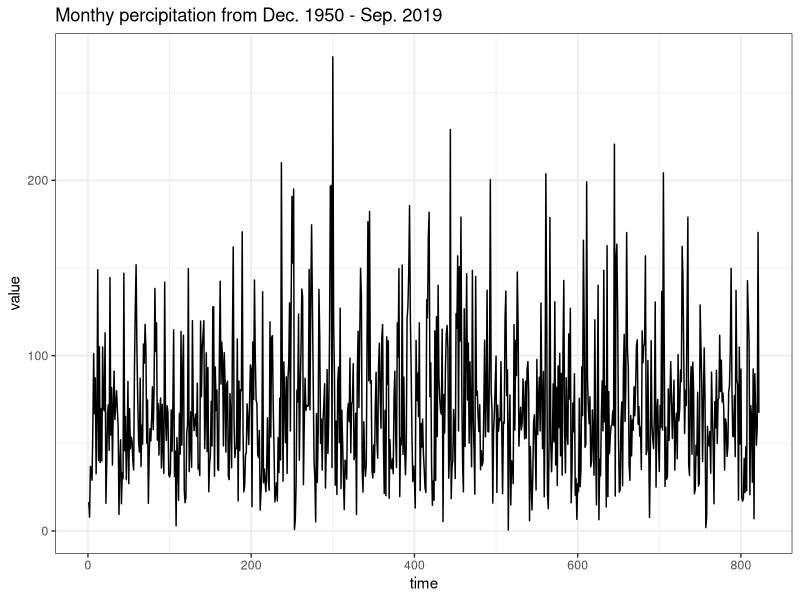
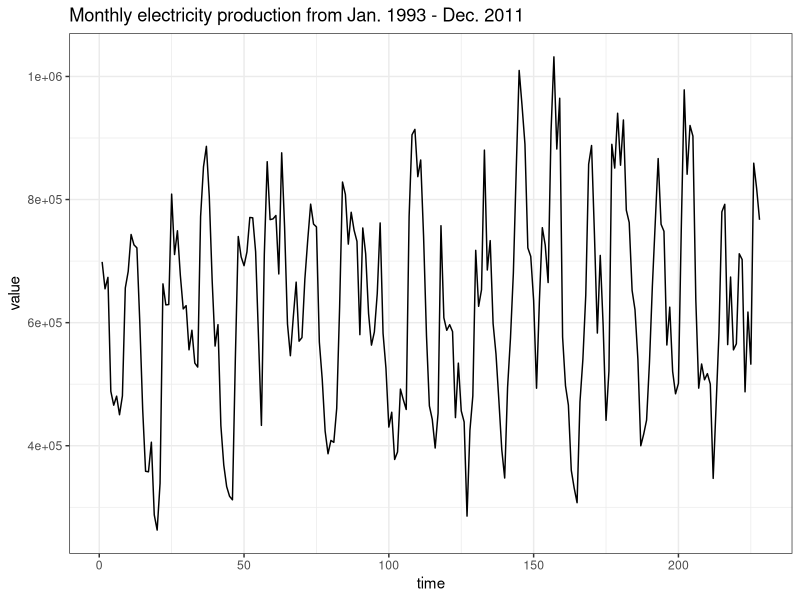
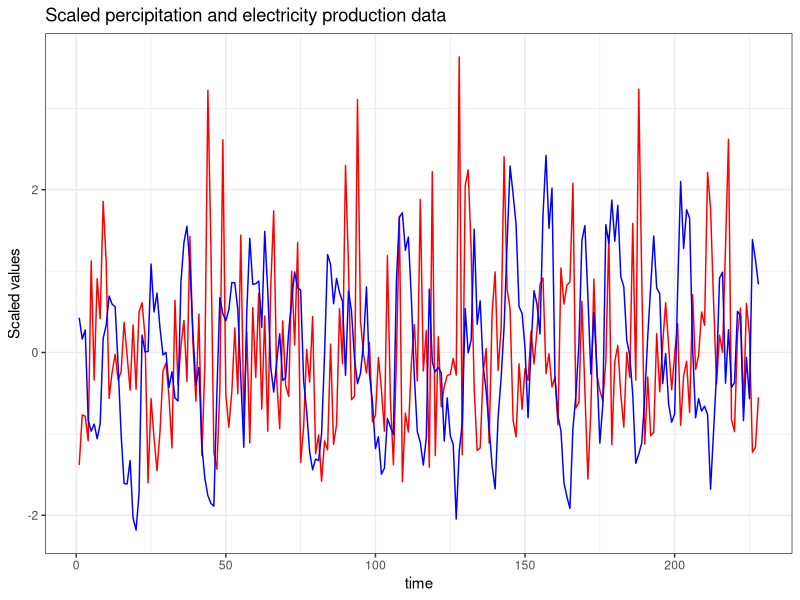

Reproduce these figures in R, in order. (Note: this script raises an error after producing the figures.)
library("GGally")
weather_data_org <- read.csv(file = "weather_data.csv")
weather_data <- weather_data_org
n_weather_org <- dim(weather_data_org)[1]
ggplot(data = weather_data, aes(x = seq(n_weather_org), y = value)) +
  geom_line() +
  theme_bw() +
  xlab("time") + 
  ggtitle("Monthy percipitation from Dec. 1950 - Sep. 2019")

electricity_production_data = read.csv(file = "electricity_production_data.csv")
n_electricity = dim(electricity_production_data)[1]
tail(electricity_production_data)
ggplot(data = electricity_production_data, aes(x = seq(n_electricity), y = value)) +
  geom_line() +
  theme_bw() + 
  xlab("time") +
  ggtitle("Monthly electricity production from Jan. 1993 - Dec. 2011")

electricity_production_data[c("year", "month")] <- do.call(rbind, strsplit(electricity_production_data$måned, "M"))
electricity_production_data <- subset(electricity_production_data, select = -c(måned))

weather_data[c("year", "month", "date_time")] <- do.call(rbind, strsplit(weather_data$referenceTime, "-"))
weather_data <- subset(weather_data, select = -c(referenceTime, date_time))
weather_data <- weather_data[(weather_data$year > electricity_production_data$year[1]),]
dim(weather_data)
dim(electricity_production_data)

write.csv(weather_data, file = "cleaned_weather_data.csv")
write.csv(electricity_production_data, file = "cleaned_electricity_production_data.csv")
n <- n_electricity
ggplot(data = NULL, aes(x = seq(n))) +
  geom_line(data = weather_data[1:n,], aes(y = scale(value)), col = "red") +
  geom_line(data = electricity_production_data[1:n,], aes(y = scale(value)), col = "blue") +
  theme_bw() + 
  ylab("Scaled values") +
  xlab("time") +
  ggtitle("Scaled percipitation and electricity production data")
  

#ACF, PACF, and CCF of weather data
percipitation_data <- weather_data$value
electricity_data <- electricity_production_data$value
ccf <- ggCcf(percipitation_data[1:n_electricity], electricity_data, lag.max = 30) +
  ggtitle("")+
  theme_bw()
ggAcf(percipitation_data) +
  theme_bw() +
  ggtitle("ACF of monthly percipition")
ggPacf(percipitation_data) +
  theme_bw() + 
  ggtitle("PACF of montly percipitation")
ggplot(data = NULL,aes(x = seq(length(percipitation_data)), y = percipitation_data)) +
  theme_bw() +
  xlab("time") + 
  geom_line() + 
  ggtitle("Monthy percipitation from Jan. 1993 - Sep. 2019")

#first difference
#differencing the percipitation data is maybe not 
dpercipitation_data <- diff(percipitation_data, lag = 1)
ggplot(data = NULL,aes(x = seq(length(dpercipitation_data)), y = dpercipitation_data)) +
  theme_bw() +
  xlab("time") + 
  geom_line() + 
  ggtitle("First difference monthly percipitation from Jan. 1993 - Sep. 2019")

ggAcf(dpercipitation_data) + 
  theme_bw() + 
  ggtitle("ACF of first differenced montly percipitation")
ggPacf(dpercipitation_data) +
  theme_bw() +
  ggtitle("PACF of first differenced montly percipitation")

d12percipitation_data <- diff(percipitation_data, lag = 12)
ggplot(data = NULL,aes(x = seq(length(d12percipitation_data)), y = d12percipitation_data)) +
  theme_bw() +
  xlab("time") + 
  geom_line() + 
  ggtitle("Seasonal difference monthly percipitation from Jan. 1993 - Sep. 2019")
ggAcf(d12percipitation_data, lag.max = 40) + 
  theme_bw() + 
  ggtitle("ACF of seasonal differenced monthly percipitation")
ggPacf(d12percipitation_data, lag.max = 40) +
  theme_bw() +
  ggtitle("PACF of seasonal differenced monthly percipitation")

ddpercipitation_data <- diff(dpercipitation_data, lag = 12)
ggAcf(ddpercipitation_data) + 
  theme_bw() + 
  ggtitle("ACF of seasonal and first differenced montly percipitation")
ggPacf(ddpercipitation_data) +
  theme_bw() +
  ggtitle("PACF of seasonal and firstdifferenced montly percipitation")


#no obvious advantage of taking a first and seasonal difference
#if modelling percipitation, seasonal differences are adequate

#electricity data
acf <- ggAcf(electricity_data, lag.max = 30) +
  ggtitle("")+
  theme_bw() 
pacf <- ggPacf(electricity_data, lag.max = 30) +
  ggtitle("")+
  theme_bw() 
library(gridExtra)
grid.arrange(ccf, acf, pacf,ncol = 3, top = "ACF, PACF and CCF (with percipitation) of electricity production data")
wdelectricity_data <- diff(electricity_data,lag = 1)
ggplot(data = NULL, aes(x = seq(length(delectricity_data)), y = delectricity_data)) +
  geom_line() +
  theme_bw() + 
  xlab("time") +
  ggtitle("First difference monthly electricity production from Jan. 1993 - Dec. 2011")

ggAcf(delectricity_data) +
  theme_bw() + 
  ggtitle("ACF of first differenced electricity production data")
ggPacf(delectricity_data) +
  theme_bw() +
  ggtitle("PACF of first differenced electricity production data")

d12electricity_data <- diff(electricity_data, lag = 12)
ggplot(data = NULL, aes(x = seq(length(d12electricity_data)), y = d12electricity_data)) +
  geom_line() +
  theme_bw() + 
  xlab("time") +
  ylab("Lag 12 differenced electricity produciton (MWh)")+
  ggtitle("Seasonal difference monthly electricity production from Jan. 1993 - Dec. 2011")

#we still see significant deviations in acf and pacf plots when only first or seasonal
#differencing is performed
#trying with seasonal differencing
ddelectricity_data <- diff(delectricity_data, lag = 12)
ggplot(data = NULL, aes(x = seq(length(ddelectricity_data)), y = ddelectricity_data)) +
  geom_line() +
  theme_bw() + 
  ylab("ddelectricity data") +
  xlab("time")
  ggtitle("Seasonal and first difference monthly electricity production from Jan. 1993 - Dec. 2011")

ggAcf(ddelectricity_data,  lag.max= 50) +
  theme_bw() +
  ggtitle("ACF of seasonal and first differenced electricity production data")
ggPacf(ddelectricity_data, lag.max = 50) +
  theme_bw() + 
  ggtitle("PACF of seasonal and first differenced electricity production data")

#consistent with true SARIMA model
